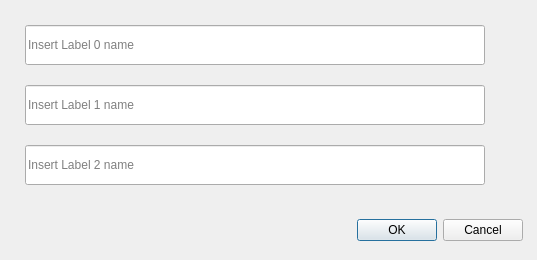
<?xml version="1.0" encoding="UTF-8"?>
<ui version="4.0">
 <class>LabelEditor</class>
 <widget class="QDialog" name="LabelEditor">
  <property name="geometry">
   <rect>
    <x>0</x>
    <y>0</y>
    <width>537</width>
    <height>260</height>
   </rect>
  </property>
  <property name="maximumSize">
   <size>
    <width>16777215</width>
    <height>765</height>
   </size>
  </property>
  <property name="windowTitle">
   <string>Label Editor</string>
  </property>
  <widget class="QDialogButtonBox" name="buttonBox">
   <property name="geometry">
    <rect>
     <x>350</x>
     <y>210</y>
     <width>180</width>
     <height>40</height>
    </rect>
   </property>
   <property name="orientation">
    <enum>Qt::Horizontal</enum>
   </property>
   <property name="standardButtons">
    <set>QDialogButtonBox::Cancel|QDialogButtonBox::Ok</set>
   </property>
   <property name="centerButtons">
    <bool>true</bool>
   </property>
  </widget>
  <widget class="QLineEdit" name="lineEdit0">
   <property name="geometry">
    <rect>
     <x>25</x>
     <y>25</y>
     <width>460</width>
     <height>40</height>
    </rect>
   </property>
   <property name="minimumSize">
    <size>
     <width>0</width>
     <height>40</height>
    </size>
   </property>
   <property name="placeholderText">
    <string>Insert Label 0 name</string>
   </property>
  </widget>
  <widget class="QLineEdit" name="lineEdit1">
   <property name="geometry">
    <rect>
     <x>25</x>
     <y>85</y>
     <width>460</width>
     <height>40</height>
    </rect>
   </property>
   <property name="minimumSize">
    <size>
     <width>0</width>
     <height>40</height>
    </size>
   </property>
   <property name="placeholderText">
    <string>Insert Label 1 name</string>
   </property>
  </widget>
  <widget class="QLineEdit" name="lineEdit2">
   <property name="geometry">
    <rect>
     <x>25</x>
     <y>145</y>
     <width>460</width>
     <height>40</height>
    </rect>
   </property>
   <property name="minimumSize">
    <size>
     <width>0</width>
     <height>40</height>
    </size>
   </property>
   <property name="placeholderText">
    <string>Insert Label 2 name</string>
   </property>
  </widget>
  <widget class="QScrollArea" name="scrollArea">
   <property name="geometry">
    <rect>
     <x>10</x>
     <y>10</y>
     <width>521</width>
     <height>191</height>
    </rect>
   </property>
   <property name="maximumSize">
    <size>
     <width>16777215</width>
     <height>681</height>
    </size>
   </property>
   <property name="frameShape">
    <enum>QFrame::NoFrame</enum>
   </property>
   <property name="widgetResizable">
    <bool>true</bool>
   </property>
   <widget class="QWidget" name="scrollAreaWidgetContents">
    <property name="geometry">
     <rect>
      <x>0</x>
      <y>0</y>
      <width>521</width>
      <height>191</height>
     </rect>
    </property>
    <widget class="QWidget" name="verticalLayoutWidget">
     <property name="geometry">
      <rect>
       <x>0</x>
       <y>0</y>
       <width>481</width>
       <height>191</height>
      </rect>
     </property>
     <layout class="QVBoxLayout" name="verticalLayout">
      <property name="spacing">
       <number>20</number>
      </property>
     </layout>
    </widget>
   </widget>
  </widget>
  <zorder>scrollArea</zorder>
  <zorder>buttonBox</zorder>
  <zorder>lineEdit0</zorder>
  <zorder>lineEdit1</zorder>
  <zorder>lineEdit2</zorder>
 </widget>
 <resources/>
 <connections>
  <connection>
   <sender>buttonBox</sender>
   <signal>accepted()</signal>
   <receiver>LabelEditor</receiver>
   <slot>accept()</slot>
   <hints>
    <hint type="sourcelabel">
     <x>248</x>
     <y>254</y>
    </hint>
    <hint type="destinationlabel">
     <x>157</x>
     <y>274</y>
    </hint>
   </hints>
  </connection>
  <connection>
   <sender>buttonBox</sender>
   <signal>rejected()</signal>
   <receiver>LabelEditor</receiver>
   <slot>reject()</slot>
   <hints>
    <hint type="sourcelabel">
     <x>316</x>
     <y>260</y>
    </hint>
    <hint type="destinationlabel">
     <x>286</x>
     <y>274</y>
    </hint>
   </hints>
  </connection>
 </connections>
</ui>
